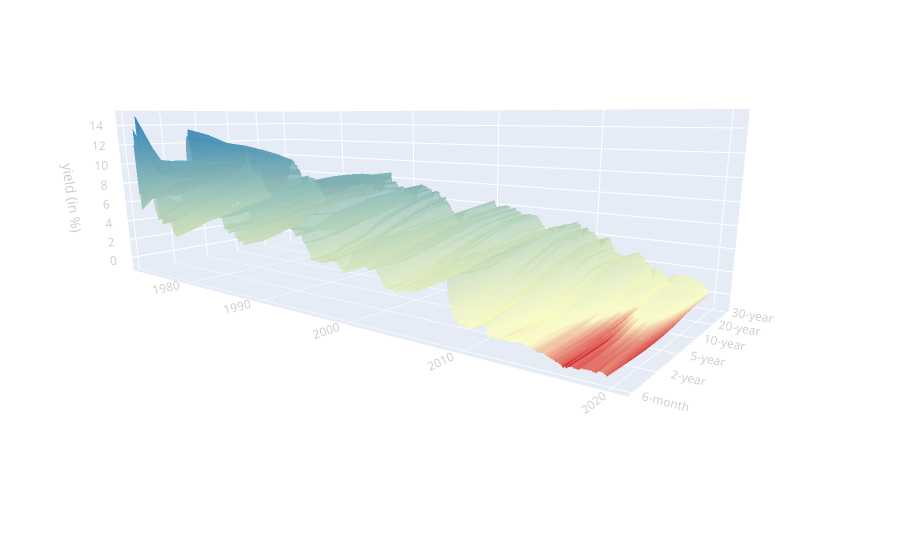

The notebook cell saved with this chart:
### Markdown cell above
### Show Figure

### Code cell
fig = go.Figure(data = trace, layout = layout)
fig.show()

### Figure 1 — Plotly figure (JSON) as saved in the notebook; plotly's stock layout.template omitted (floating-point values rounded to 4 significant figures; data arrays with more than 128 entries replaced by an {"elided": "..."} marker saying what was removed)
{"data": [{"colorscale": [[0, "rgb(215, 25, 28)"], [0.05952, "rgb(255,255,191)"], [1, "rgb(43,131,186)"]], "contours": {"z": {"highlight": false}}, "lighting": {"ambient": 0.95, "diffuse": 0.99, "fresnel": 0.01, "roughness": 0.01, "specular": 0.01}, "opacity": 0.8, "scene": "scene", "showscale": false, "x": ["6-month", "1-year", "2-year", "3-year", "5-year", "7-year", "10-year", "15-year", "20-year", "25-year", "30-year"], "y": {"elided": "564 str values"}, "z": {"elided": "564x11 float values"}, "type": "surface"}], "layout": {"autosize": true, "font": {"color": "#CCCCCC", "size": 12}, "margin": {"b": 5, "l": 5, "r": 5, "t": 5}, "scene": {"aspectmode": "manual", "aspectratio": {"x": 2, "y": 5, "z": 1.5}, "camera": {"center": {"x": 0.3, "y": 0.8, "z": -0.5}, "eye": {"x": 4.2, "y": 3.7, "z": 0.7}, "up": {"x": 0, "y": 0, "z": 1}}, "xaxis": {"categoryarray": ["30-year", "25-year", "20-year", "15-year", "10-year", "7-year", "5-year", "3-year", "2-year", "1-year", "6-month"], "categoryorder": "array", "showgrid": true, "showspikes": false, "title": {"text": ""}, "type": "category", "zeroline": false}, "yaxis": {"showgrid": true, "showspikes": false, "title": {"text": ""}, "type": "date", "zeroline": false}, "zaxis": {"showspikes": false, "title": {"text": "yield (in %)"}}}, "showlegend": false}}
